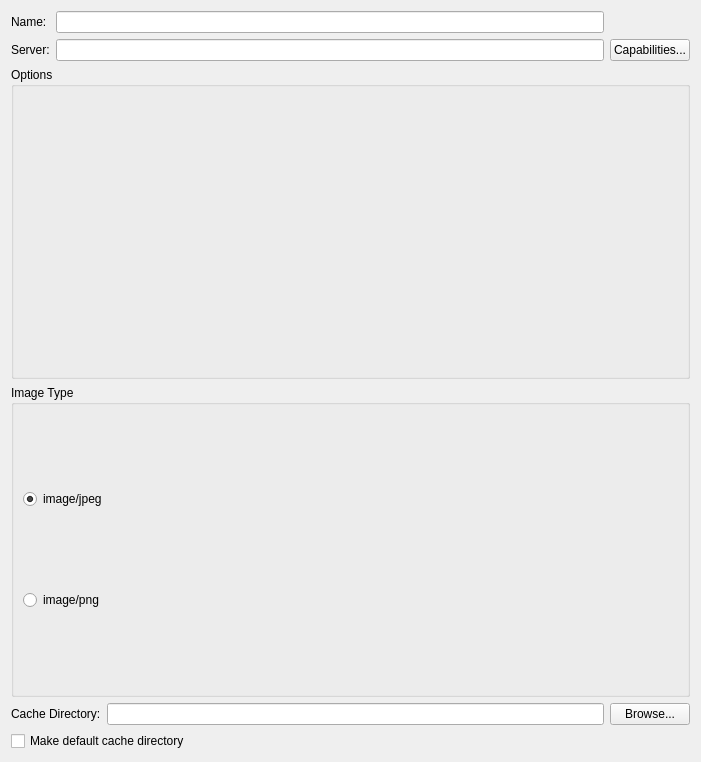
<ui version="4.0" >
 <class>WmsWidget</class>
 <widget class="QWidget" name="WmsWidget" >
  <property name="geometry" >
   <rect>
    <x>0</x>
    <y>0</y>
    <width>701</width>
    <height>762</height>
   </rect>
  </property>
  <property name="windowTitle" >
   <string>Form</string>
  </property>
  <layout class="QVBoxLayout" >
   <item>
    <layout class="QGridLayout" >
     <item row="0" column="0" >
      <widget class="QLabel" name="label" >
       <property name="text" >
        <string>Name:</string>
       </property>
      </widget>
     </item>
     <item row="0" column="1" >
      <widget class="QLineEdit" name="_name" />
     </item>
     <item row="1" column="0" >
      <widget class="QLabel" name="label_2" >
       <property name="text" >
        <string>Server:</string>
       </property>
      </widget>
     </item>
     <item row="1" column="1" >
      <widget class="QLineEdit" name="_server" />
     </item>
     <item row="1" column="2" >
      <widget class="QPushButton" name="capabilitiesButton" >
       <property name="text" >
        <string>Capabilities...</string>
       </property>
      </widget>
     </item>
    </layout>
   </item>
   <item>
    <widget class="QGroupBox" name="groupBox" >
     <property name="title" >
      <string>Options</string>
     </property>
     <layout class="QVBoxLayout" >
      <item>
       <widget class="QWidget" native="1" name="_optionsWidget" />
      </item>
     </layout>
    </widget>
   </item>
   <item>
    <widget class="QGroupBox" name="groupBox_2" >
     <property name="title" >
      <string>Image Type</string>
     </property>
     <layout class="QVBoxLayout" >
      <item>
       <widget class="QRadioButton" name="_jpegButton" >
        <property name="text" >
         <string>image/jpeg</string>
        </property>
        <property name="checked" >
         <bool>true</bool>
        </property>
       </widget>
      </item>
      <item>
       <widget class="QRadioButton" name="_pngButton" >
        <property name="text" >
         <string>image/png</string>
        </property>
       </widget>
      </item>
     </layout>
    </widget>
   </item>
   <item>
    <layout class="QHBoxLayout" >
     <item>
      <widget class="QLabel" name="label_3" >
       <property name="text" >
        <string>Cache Directory:</string>
       </property>
      </widget>
     </item>
     <item>
      <widget class="QLineEdit" name="_cacheDirectory" />
     </item>
     <item>
      <widget class="QPushButton" name="browseDirectory" >
       <property name="text" >
        <string>Browse...</string>
       </property>
      </widget>
     </item>
    </layout>
   </item>
   <item>
    <layout class="QHBoxLayout" >
     <item>
      <widget class="QCheckBox" name="_makeDefaultDirectory" >
       <property name="text" >
        <string>Make default cache directory</string>
       </property>
      </widget>
     </item>
    </layout>
   </item>
  </layout>
 </widget>
 <resources/>
 <connections/>
</ui>
